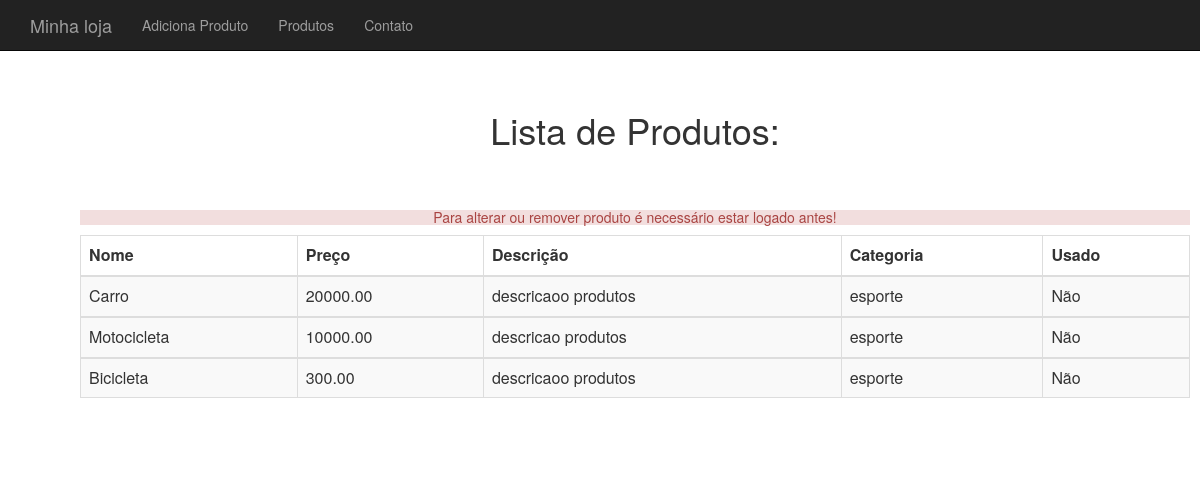
/loja/views/produto-lista.php, run on the app's committed database.
### tables this page shows
create table produtos (
id integer auto_increment,
nome varchar(255), 
preco decimal(10,2),
descricao text,
categoria_id integer default 1,
usado boolean default 0,
PRIMARY KEY (`id`),
UNIQUE KEY (`id`)
);

create table categorias (
id integer auto_increment,
nome varchar(255), 
UNIQUE KEY (`id`)
);

### loja/models/produto-dao.php (called while the page is built, shortened)
<?php
    class ProdutoDAO {
        private $database;
        public function __construct(Database $database) {
            $this->database = $database;
        }
        public function listarProdutos() {
            $conexao = $this->database->getConexao();
            $query = "select p.*, c.nome as categoria_nome from
                        produtos as p join categorias as c on c.id = p.categoria_id";
            $resultado = mysqli_query($conexao, $query);
            $produtos = array();
            while( $object = mysqli_fetch_object($resultado) ) {
                array_push($produtos, $this->gerarProdutos($object));
            }
            return $produtos;
        }
        private function gerarProdutos($object) {
            $id = $object->id;
            $nome = $object->nome;
            $preco = $object->preco;
            $descricao = $object->descricao;
            $categoria_id = $object->categoria_nome;
            $usado = $object->usado;
            $produto = new Produto($nome, $preco, $descricao, $categoria_id, $usado);
            $produto->setId($id);
            return $produto;
        }
    }

### loja/controllers/produto/produto-controller.php (called while the page is built, shortened)
<?php
    require_once ($_SERVER["DOCUMENT_ROOT"] . "/loja/entity/produto.php");
    require_once ($_SERVER["DOCUMENT_ROOT"] . "/loja/models/produto-dao.php");
    class ProdutoController {
        private $produtoDao;
        public function __construct() {
            $this->database = new Database();
            $this->produtoDao = new ProdutoDAO($this->database);
        }
        public function listarProdutos() {
            return $this->produtoDao->listarProdutos();
        }
    }

### loja/entity/produto.php (called while the page is built, shortened)
<?php
    class Produto {
        private $preco;
        private $nome;
        private $descricao;
        private $usado;
        public function __construct($nome, $preco, $descricao, $categoria_id, $usado) {
            $this->preco = $preco;
            $this->nome = $nome;
            $this->descricao = $descricao;
            $this->categoria = $categoria_id;
            $this->usado = $usado;
        }
        public function getNome() {
            return $this->nome;
        }
        public function getDescricao() {
            return $this->descricao;
        }
        public function getCategoria() {
            return $this->categoria;
        }
        public function getPreco() {
            return $this->preco;
        }
        public function getUsado() {
            return $this->usado;
        }
    }

### loja/controllers/session/usuario-session.php (called while the page is built, shortened)
<?php require_once("mensagem-session.php");
    function usuarioLogado() {
        return $_SESSION["usuario_logado"];
    }

### loja/views/produto-lista.php (the view, shortened to what this page needs)
<?php require_once ($_SERVER["DOCUMENT_ROOT"] . "/loja/views/cabecalho.php");
      require_once ($_SERVER["DOCUMENT_ROOT"] . "/loja/controllers/produto/produto-controller.php");
      require_once ($_SERVER["DOCUMENT_ROOT"] . "/loja/controllers/session/usuario-session.php");
      $produtoController = new ProdutoController();
      $produtos = $produtoController->listarProdutos();
      ?>
    <h1>Lista de Produtos:</h1>
    <br/><br/>
    <table class="table table-striped table-bordered">
        <thead>
            <tr>
                <th>Nome</th>
                <th>Preço</th>
                <th>Descrição</th>
                <th>Categoria</th>
                <th>Usado</th>
            </tr>
        </thead>
        <?php
            foreach($produtos as $produto) :
        ?>
        <tbody>
            <tr>
                <td><?=$produto->getNome()?></td>
                <td><?=$produto->getPreco()?></td>
                <td><?=substr($produto->getDescricao(), 0, 40)?></td>
                <td><?=$produto->getCategoria()?></td>
                <?php
                    $usado = $produto->getUsado() == 1 ? "Sim" :  "Não";
                ?>
                <td><?=$usado?></td>
            </tr>
        </tbody>
        <?php
            endforeach
        ?>
        <?php
            if(!usuarioLogado()) {
        ?>
        <h5 class="alert-danger">Para alterar ou remover produto é necessário estar logado antes!</h5>
        <?php }?>
    </table>
<?php require_once ($_SERVER["DOCUMENT_ROOT"] . "/loja/views/rodape.php"); ?>

### loja/views/cabecalho.php (shortened to what this page needs)
<html>
<?php
    $produtoFormUrl = "/loja/views/produto-formulario.php";
    $produtoListUrl = "/loja/views/produto-lista.php";
    $contatoUrl = "/loja/views/contato.php";
?>
<head>
    <link rel="stylesheet" href="universal/css/bootstrap.css">
    <link rel="stylesheet" href="universal/css/loja.css">
</head>
<body>
    <div class="navbar navbar-inverse navbar-fixed-top">
        <div class="container">
            <div class="navbar-header">
                <a class="navbar-brand" href="home.php">Minha loja</a>
            </div>
            <div>
                <ul class="nav navbar-nav">
                    <li><a href="<?php echo $produtoFormUrl ?>"> Adiciona Produto</a></li>
                    <li><a href="<?php echo $produtoListUrl ?>"> Produtos</a></li>
                    <li><a href="<?php echo $contatoUrl ?>"> Contato</a></li>
                </ul>
            </div>
        </div>
    </div>
    <div class="container">
        <div class="principal">

### loja/views/rodape.php
        </div>
    </div>
</body>
</html>

### loja/views/universal/css/loja.css (style rules this page uses)
body { padding: 50px; }
.principal { padding: 40px 15px; text-align: center; }

### data on the page
produtos: nome "Carro", preco "20000.00", descricao "descricaoo produtos", categoria.nome "esporte", usado "Não"
produtos: nome "Motocicleta", preco "10000.00", descricao "descricao produtos", categoria.nome "esporte", usado "Não"
produtos: nome "Bicicleta", preco "300.00", descricao "descricaoo produtos", categoria.nome "esporte", usado "Não"
